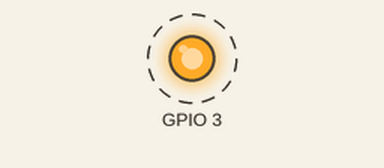
The program below on a simulated Raspberry Pi (BCM pin numbers). Parts: output pins drawn as LEDs (lit = HIGH). Dashed ring = blinking. What the program prints to the terminal is not drawn.

Above: at 0.5 s.
Timing chart, 0 to 4.6 s (numbered marks = the images above):
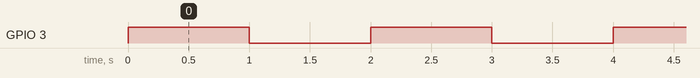

Measured:
- by itself, GPIO 3: alternates HIGH for 1.0 s and LOW for 1.0 s

The program:

BlinkendeLED.py
```python
import RPi.GPIO as GPIO
import time
GPIO.setmode(GPIO.BCM)
GPIO.setup(3, GPIO.OUT)
while True:
    GPIO.output(3, GPIO.HIGH)
    print "an!"
    time.sleep(1)
    GPIO.output(3, GPIO.LOW)
    print "aus!"
    time.sleep(1)
```
